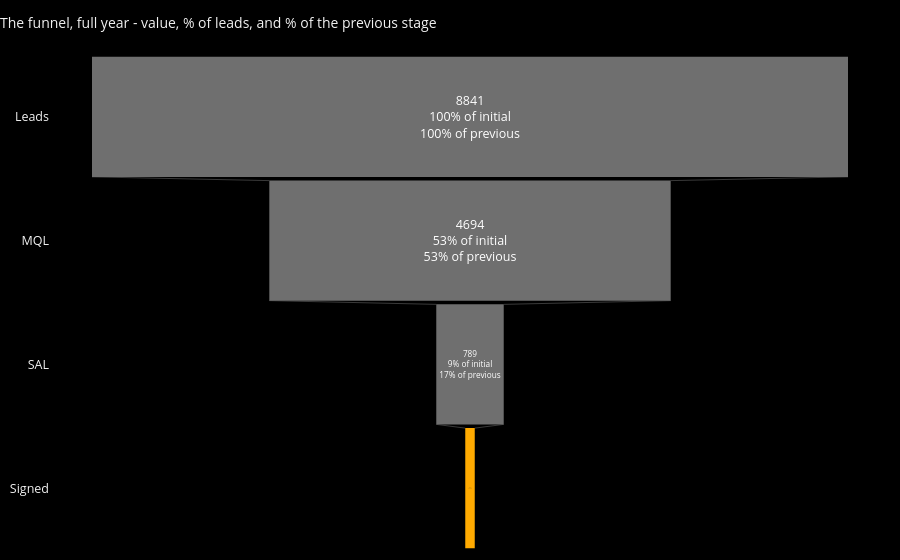

The code cell stored with this chart in its notebook:
### Markdown cell above
<a id="8"></a>
## 8. Funnel over time

### Code cell
stage_counts = pd.DataFrame([
    {"Stage": "Leads", "Count": int(work["ID"].nunique())},
    {"Stage": "MQL", "Count": int(work["is_mql"].sum())},
    {"Stage": "SAL", "Count": int(work["is_sal"].sum())},
    {"Stage": "Signed", "Count": int(work["is_signed"].sum())},
])
stage_counts["% of leads"] = (stage_counts["Count"] / stage_counts.loc[0, "Count"] * 100).round(1)
stage_counts["% of previous stage"] = (stage_counts["Count"] / stage_counts["Count"].shift(1) * 100).round(1)

fig = go.Figure(go.Funnel(
    y=stage_counts["Stage"], x=stage_counts["Count"],
    textposition="inside", textinfo="value+percent initial+percent previous",
    marker=dict(color=[MUTED, MUTED, MUTED, ORANGE]),
    connector=dict(line=dict(color=FAINT, width=1)),
))
style_funnel(fig, "The funnel, full year - value, % of leads, and % of the previous stage")

show(stage_counts, "Overall funnel")

worst_rel = stage_counts.iloc[1:].loc[stage_counts["% of previous stage"].idxmin()]
note(f'''In relative terms the worst-converting step is **{stage_counts.loc[worst_rel.name-1,'Stage']} →
{worst_rel['Stage']}**, retaining only {worst_rel['% of previous stage']:.0f}%. In absolute terms most
people are lost between **MQL and SAL** simply because that pool is the largest
({int(stage_counts.loc[1,'Count'])-int(stage_counts.loc[2,'Count']):,} lost there vs.
{int(stage_counts.loc[2,'Count'])-int(stage_counts.loc[3,'Count']):,} lost between SAL and Signed) -
both framings matter and point at different owners: MQL→SAL is a sales-qualification volume problem,
SAL→Signed is a closing-rate problem.''')

### Figure 1 — Plotly figure (JSON) as saved in the notebook; plotly's stock layout.template omitted (floating-point values rounded to 4 significant figures)
{"data": [{"connector": {"line": {"color": "#3a3a3a", "width": 1}}, "marker": {"color": ["#6f6f6f", "#6f6f6f", "#6f6f6f", "#ffaa00"]}, "textinfo": "value+percent initial+percent previous", "textposition": "inside", "type": "funnel", "x": [8841, 4694, 789, 111], "y": ["Leads", "MQL", "SAL", "Signed"]}], "layout": {"font": {"color": "#f2f2f2", "size": 12.5}, "funnelgap": 0.03, "legend": {"font": {"color": "#f2f2f2"}}, "margin": {"b": 10, "l": 10, "r": 10, "t": 55}, "paper_bgcolor": "#000000", "plot_bgcolor": "#000000", "title": {"font": {"color": "#f2f2f2", "size": 14}, "text": "The funnel, full year - value, % of leads, and % of the previous stage", "x": 0, "xanchor": "left"}, "xaxis": {"color": "#f2f2f2", "gridcolor": "#242424"}, "yaxis": {"color": "#f2f2f2"}}}
